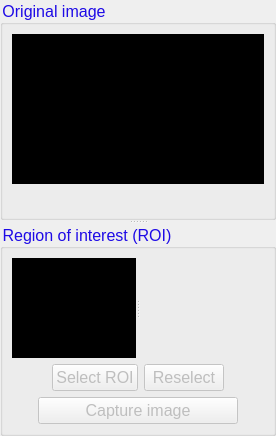
      <widget class="QSplitter" name="splitter_4">
       <property name="font">
        <font>
         <family>微软雅黑</family>
         <pointsize>12</pointsize>
        </font>
       </property>
       <property name="orientation">
        <enum>Qt::Vertical</enum>
       </property>
       <widget class="QGroupBox" name="groupBox">
        <property name="minimumSize">
         <size>
          <width>0</width>
          <height>0</height>
         </size>
        </property>
        <property name="font">
         <font>
          <family>Arial</family>
          <pointsize>12</pointsize>
         </font>
        </property>
        <property name="styleSheet">
         <string notr="true">QGroupBox::title{
font-weight:bold;
color:rgb(30,10,230)
}</string>
        </property>
        <property name="title">
         <string>Original image</string>
        </property>
        <layout class="QVBoxLayout" name="verticalLayout" stretch="1,0">
         <item>
          <widget class="QLabel" name="label_camera_img">
           <property name="minimumSize">
            <size>
             <width>150</width>
             <height>150</height>
            </size>
           </property>
           <property name="font">
            <font>
             <family>微软雅黑</family>
             <pointsize>12</pointsize>
            </font>
           </property>
           <property name="styleSheet">
            <string notr="true">QLabel{background-color:rgb(0,0,0)
}</string>
           </property>
           <property name="text">
            <string/>
           </property>
          </widget>
         </item>
         <item>
          <widget class="QLabel" name="label_videoinfo">
           <property name="font">
            <font>
             <family>Adobe Devanagari</family>
             <pointsize>10</pointsize>
            </font>
           </property>
           <property name="text">
            <string/>
           </property>
          </widget>
         </item>
        </layout>
       </widget>
       <widget class="QGroupBox" name="groupBox_4">
        <property name="minimumSize">
         <size>
          <width>200</width>
          <height>0</height>
         </size>
        </property>
        <property name="font">
         <font>
          <family>Arial</family>
          <pointsize>12</pointsize>
         </font>
        </property>
        <property name="styleSheet">
         <string notr="true">QGroupBox::title{
font-weight:bold;
color:rgb(30,10,230)
}</string>
        </property>
        <property name="title">
         <string>Region of interest (ROI)</string>
        </property>
        <layout class="QVBoxLayout" name="verticalLayout_2" stretch="1,0,0">
         <item>
          <widget class="QSplitter" name="splitter_2">
           <property name="minimumSize">
            <size>
             <width>200</width>
             <height>100</height>
            </size>
           </property>
           <property name="font">
            <font>
             <family>微软雅黑</family>
             <pointsize>12</pointsize>
            </font>
           </property>
           <property name="orientation">
            <enum>Qt::Horizontal</enum>
           </property>
           <widget class="QLabel" name="label_roi">
            <property name="minimumSize">
             <size>
              <width>100</width>
              <height>100</height>
             </size>
            </property>
            <property name="font">
             <font>
              <family>微软雅黑</family>
              <pointsize>12</pointsize>
             </font>
            </property>
            <property name="styleSheet">
             <string notr="true">QLabel{background-color:rgb(0,0,0)
}</string>
            </property>
            <property name="text">
             <string/>
            </property>
           </widget>
           <widget class="QLabel" name="label_roi_info">
            <property name="minimumSize">
             <size>
              <width>100</width>
              <height>0</height>
             </size>
            </property>
            <property name="maximumSize">
             <size>
              <width>16777215</width>
              <height>16777215</height>
             </size>
            </property>
            <property name="font">
             <font>
              <family>Adobe Devanagari</family>
              <pointsize>12</pointsize>
              <weight>75</weight>
              <bold>true</bold>
             </font>
            </property>
            <property name="text">
             <string/>
            </property>
           </widget>
          </widget>
         </item>
         <item>
          <layout class="QHBoxLayout" name="horizontalLayout_6">
           <item>
            <spacer name="horizontalSpacer_2">
             <property name="font">
              <font>
               <family>微软雅黑</family>
               <pointsize>12</pointsize>
              </font>
             </property>
             <property name="orientation">
              <enum>Qt::Horizontal</enum>
             </property>
             <property name="sizeHint" stdset="0">
              <size>
               <width>40</width>
               <height>20</height>
              </size>
             </property>
            </spacer>
           </item>
           <item>
            <widget class="QPushButton" name="button_roi">
             <property name="enabled">
              <bool>false</bool>
             </property>
             <property name="sizePolicy">
              <sizepolicy hsizetype="Fixed" vsizetype="Fixed">
               <horstretch>0</horstretch>
               <verstretch>0</verstretch>
              </sizepolicy>
             </property>
             <property name="font">
              <font>
               <family>Arial</family>
               <pointsize>12</pointsize>
              </font>
             </property>
             <property name="text">
              <string>Select ROI</string>
             </property>
            </widget>
           </item>
           <item>
            <widget class="QPushButton" name="button_reselect_roi">
             <property name="enabled">
              <bool>false</bool>
             </property>
             <property name="sizePolicy">
              <sizepolicy hsizetype="Fixed" vsizetype="Fixed">
               <horstretch>0</horstretch>
               <verstretch>0</verstretch>
              </sizepolicy>
             </property>
             <property name="font">
              <font>
               <family>Arial</family>
               <pointsize>12</pointsize>
              </font>
             </property>
             <property name="text">
              <string>Reselect</string>
             </property>
            </widget>
           </item>
           <item>
            <spacer name="horizontalSpacer">
             <property name="font">
              <font>
               <family>微软雅黑</family>
               <pointsize>12</pointsize>
              </font>
             </property>
             <property name="orientation">
              <enum>Qt::Horizontal</enum>
             </property>
             <property name="sizeHint" stdset="0">
              <size>
               <width>40</width>
               <height>20</height>
              </size>
             </property>
            </spacer>
           </item>
          </layout>
         </item>
         <item>
          <layout class="QHBoxLayout" name="horizontalLayout_20">
           <item>
            <widget class="QPushButton" name="pushButton_paizhao">
             <property name="enabled">
              <bool>false</bool>
             </property>
             <property name="sizePolicy">
              <sizepolicy hsizetype="Preferred" vsizetype="Fixed">
               <horstretch>0</horstretch>
               <verstretch>0</verstretch>
              </sizepolicy>
             </property>
             <property name="maximumSize">
              <size>
               <width>200</width>
               <height>16777215</height>
              </size>
             </property>
             <property name="font">
              <font>
               <family>Arial</family>
               <pointsize>12</pointsize>
              </font>
             </property>
             <property name="text">
              <string>Capture image</string>
             </property>
            </widget>
           </item>
          </layout>
         </item>
        </layout>
       </widget>
      </widget>
